Frame 1 (no input): blank canvas, image omitted
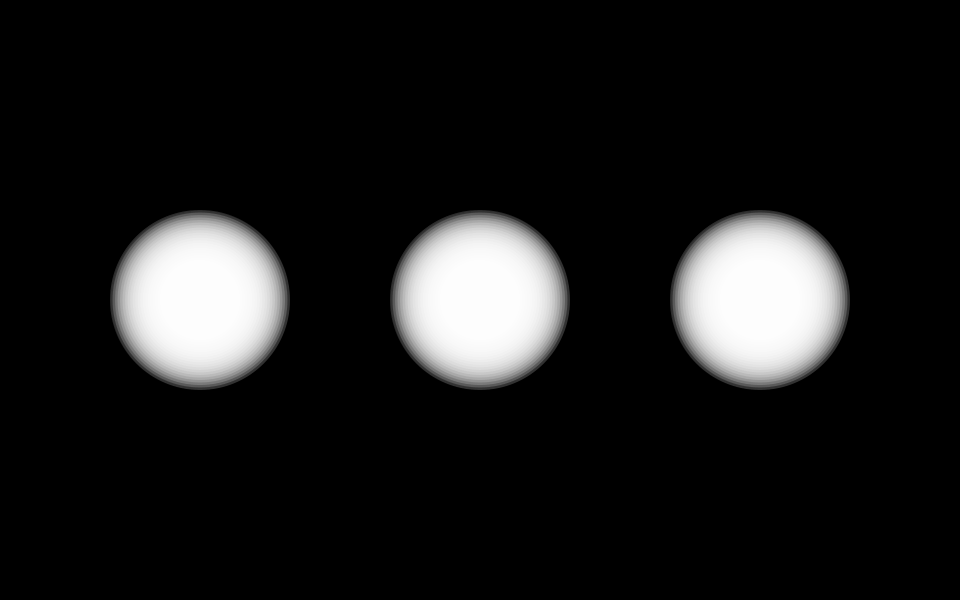
Frame 60 (the mouse pressed at the canvas centre just before this capture)
Frame 120 (the mouse held since frame 60 and released just before this capture): identical to frame 60, image omitted

The Processing sketch that drew this single still picture (run headless with seeded random() and noise(); from frame 60 on, the mouse is pressed at the canvas centre):

// Processing sketch: fueru_circle
// ── fueru_circle.pde
int diam = 10;
int diam2 = 10;
int diam3 = 10;
float centX, centY;

void setup() {
size(960, 600);
frameRate(24);
smooth();
background(0, 0, 0);
centX = width/2;
centY = height/2;
stroke(0);
strokeWeight(0);
fill(255, 50);
}

void draw() {

if (100 <= diam2&&diam2 <= 280) {
//background(0, 0, 0);
ellipse(centX + 280, centY, diam3 - 100, diam - 100);
}
diam3 += 5;


if (50 <= diam2&&diam2 <= 230) {
//background(0, 0, 0);
ellipse(centX - 280, centY, diam2 - 50, diam2 - 50);
}
diam2 += 5;

if (diam <= 180) {
//background(0, 0, 0);
ellipse(centX, centY, diam, diam);
}
diam += 5;

}
